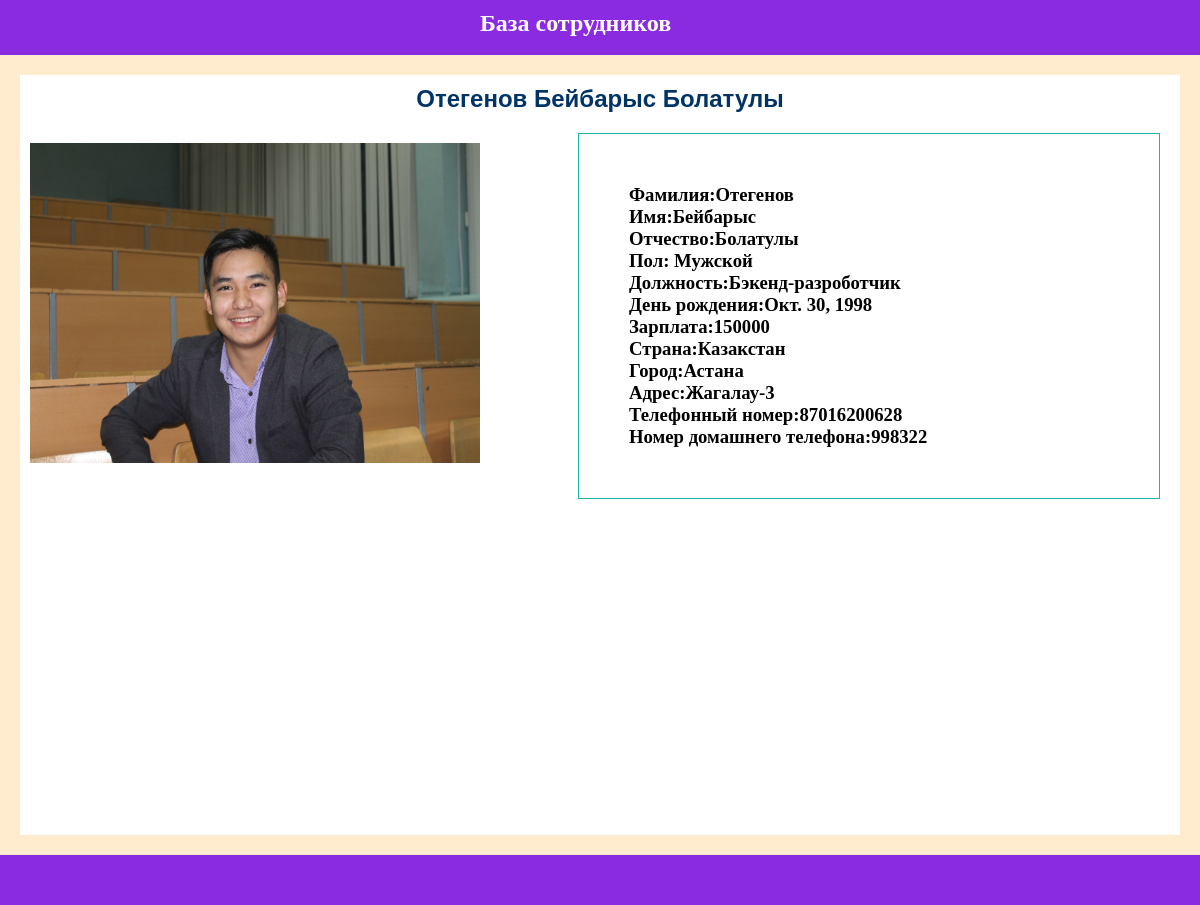
The app's page /worker/bejbarys with its own data.
### workers/models.py (models this page shows, shortened)
class Workers(models.Model):
    firstname=models.CharField(verbose_name='Name',max_length=255)
    lastname=models.CharField(max_length=255)
    fathername=models.CharField(max_length=255)
    position=models.ForeignKey(Position,on_delete=models.CASCADE,related_name='workers_position')
    slug=models.SlugField(max_length=255)
    image=models.ImageField(upload_to='workers/',blank=True)
    date_birn=models.DateField()
    gender=models.BooleanField(default=True)
    price=models.PositiveIntegerField()
    phone_number=models.CharField(max_length=12)
    home_phone_number=models.CharField(max_length=6)
    city=models.ForeignKey(City,on_delete=models.CASCADE,related_name='workers_city')
    adress=models.CharField(max_length=255)
    date_created=models.DateField(auto_now_add=True)
    updated=models.DateField(auto_now=True)
    def __str__(self):
        return '{} {} {}'.format(self.firstname,self.lastname,self.fathername)
    class Meta:
        ordering=['date_created']
        verbose_name='Workers'
        verbose_name_plural='Workers'

class Position(models.Model):
    name=models.CharField(max_length=255)
    slug=models.SlugField(max_length=255)
    def __str__(self):
        return self.name
    class Meta:
        verbose_name='Position'
        verbose_name_plural='Position'

class City(models.Model):
    name = models.CharField(max_length=255)
    country=models.ForeignKey(Country,on_delete=models.CASCADE,related_name='city_country')
    slug = models.SlugField(max_length=255)
    def __str__(self):
        return self.name
    class Meta:
        verbose_name = 'City'
        verbose_name_plural = 'City'

class Country(models.Model):
    name=models.CharField(max_length=255)
    slug=models.SlugField(max_length=255)
    def __str__(self):
        return self.name
    class Meta:
        verbose_name = 'Country'
        verbose_name_plural = 'Country'

### home/views.py (the view)
# urls.py: path('worker/<slug:slug>',views.workers_detail,name='workers_detail')
def workers_detail(request,slug):
    worker=get_object_or_404(Workers,slug=slug)
    return render(request,'detail.html',{'worker':worker})

### templates/detail.html (shortened to what this page needs)
{% extends 'base.html' %}
{% load static %}
{% block content %}
<header>
    <h2><a href="{% url 'home' %}">База сотрудников</a></h2>
</header>
<section style="outline: 20px solid blanchedalmond;outline-offset:-20px;width: 100%;" >
<div>
<h1 style="padding-top: 30px;">{{ worker }}</h1></div>
    <img {% if worker.image %} src="{{ worker.image.url }}" {% else %} src="{% static 'user_male-512.png'%}" {% endif %}  style="margin: 30px;" width="450" height="320">
<div class="desc" style="margin-top: 20px;margin-right: 40px;">
    <h3>Фамилия:{{ worker.firstname }}</h3>
<h3>Имя:{{ worker.lastname }}</h3>
<h3>Отчество:{{ worker.fathername }}</h3>
<h3>Пол:{% if worker.gender %}
Мужской
{% else %}
    Женский
{% endif %}</h3>
<h3>Должность:{{ worker.position }}</h3>
<h3>День рождения:{{ worker.date_birn }}</h3>
<h3>Зарплата:{{ worker.price }}</h3>
<h3>Страна:{{ worker.city.country }}</h3>
<h3>Город:{{ worker.city }}</h3>
<h3>Адрес:{{ worker.adress }}</h3>
<h3>Телефонный номер:{{ worker.phone_number }}</h3>
<h3>Номер домашнего телефона:{{ worker.home_phone_number }}</h3>
</div>
</section>
<footer></footer>
{% endblock %}

### templates/base.html (shortened to what this page needs)
<!DOCTYPE html>
{% load static %}
<html lang="en">
<head>
    <link rel="stylesheet" href="{% static 'style.css' %}">
</head>
<body>
{% block content %}
{% endblock %}
</body>
</html>

### static_in_div/style.css (style rules this page uses)
* { margin: 0; padding: 0; }
header { background-color: blueviolet; width: 100%; height:55px; }
header h2 { float: left; margin-left: 40%; margin-top: 10px; color: white; }
section { width: 100%; height: 100vh; }
footer { width: 100%; height: 50px; background-color: blueviolet; }
a { text-decoration: none; }
h1 { color: #003366; font-family: sans-serif; text-align: center; }
.desc { float: right; padding: 50px; border: 1px solid lightseagreen; width: 40%; }

### templates/detail.html (style rules this page uses)
a { color:white; }

### records on screen
Workers: firstname+lastname+fathername "Отегенов Бейбарыс Болатулы", image (picture), firstname "Отегенов", lastname "Бейбарыс", fathername "Болатулы", position "Бэкенд-разроботчик", date_birn "Окт. 30, 1998", price "150000", city.country "Казакстан", city "Астана", adress "Жагалау-3", phone_number "87016200628", home_phone_number "998322"
